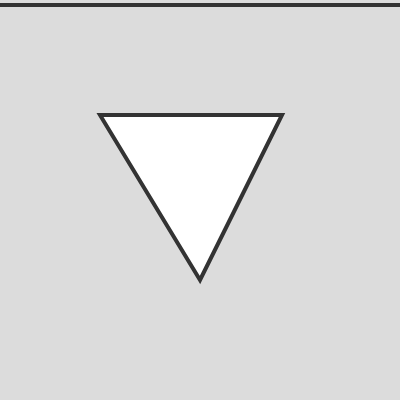
Frame 1 (no input)
Frame 60 (no input): identical to frame 1, image omitted
Frame 120 (the mouse pressed at the canvas centre since frame 60): identical to frame 1, image omitted

The p5.js sketch that drew this single still picture (run headless with seeded random() and noise() and a simulated clock; from frame 60 on, the mouse is pressed at the canvas centre):

// p5.js sketch
// ── sketch.js
//sol lewitt cuadrado relleno de lineas horizontales con un triangulo equilatero al cento con la base hacia arriba relleno de lineas verticales http://willcwillc.blogspot.com/2011/04/i-went-into-mountains-of-massachusetts.html

function setup() {
  createCanvas(400, 400);

}

function draw() {
  background(220);
  strokeWeight(4);
  stroke(51);
  
  let Xelement = 44
  //let A = line(400, 5, 0, 5); // número de elementos en X´
  let spacing = 10;
  let m = 20; // margen
  let len = 400;
   //let len2 = 400

  //for (let A = 44 ; x > 400; x += spacing) {
    
  line(400 , 5, 0, 5)
  //line(x, y, x, y + len);

  // calculo los espaciadores de x 
  //let spx = (width - 2 * m) / (numX - 1);

  triangle(200, 280, 100, 115, 282, 115);



}
